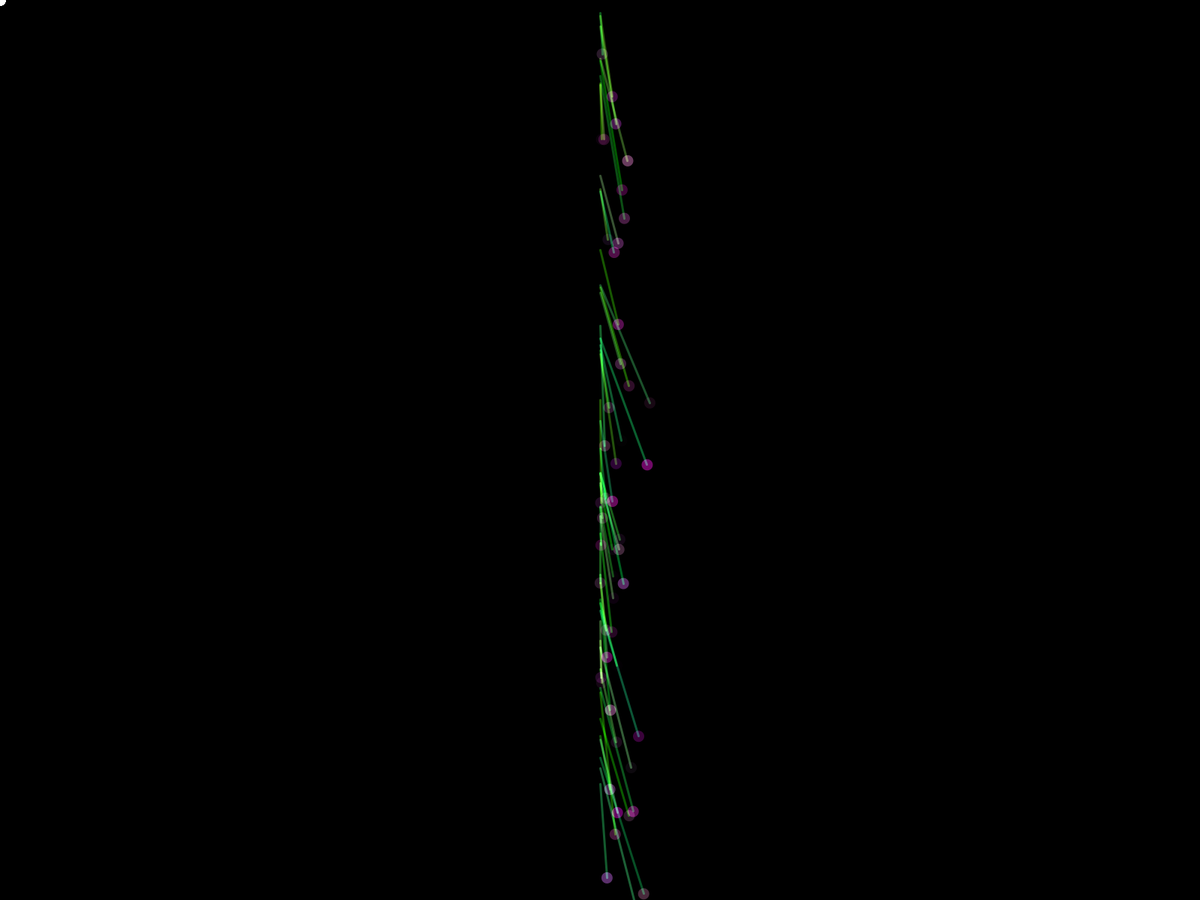
Frame 1 (no input)
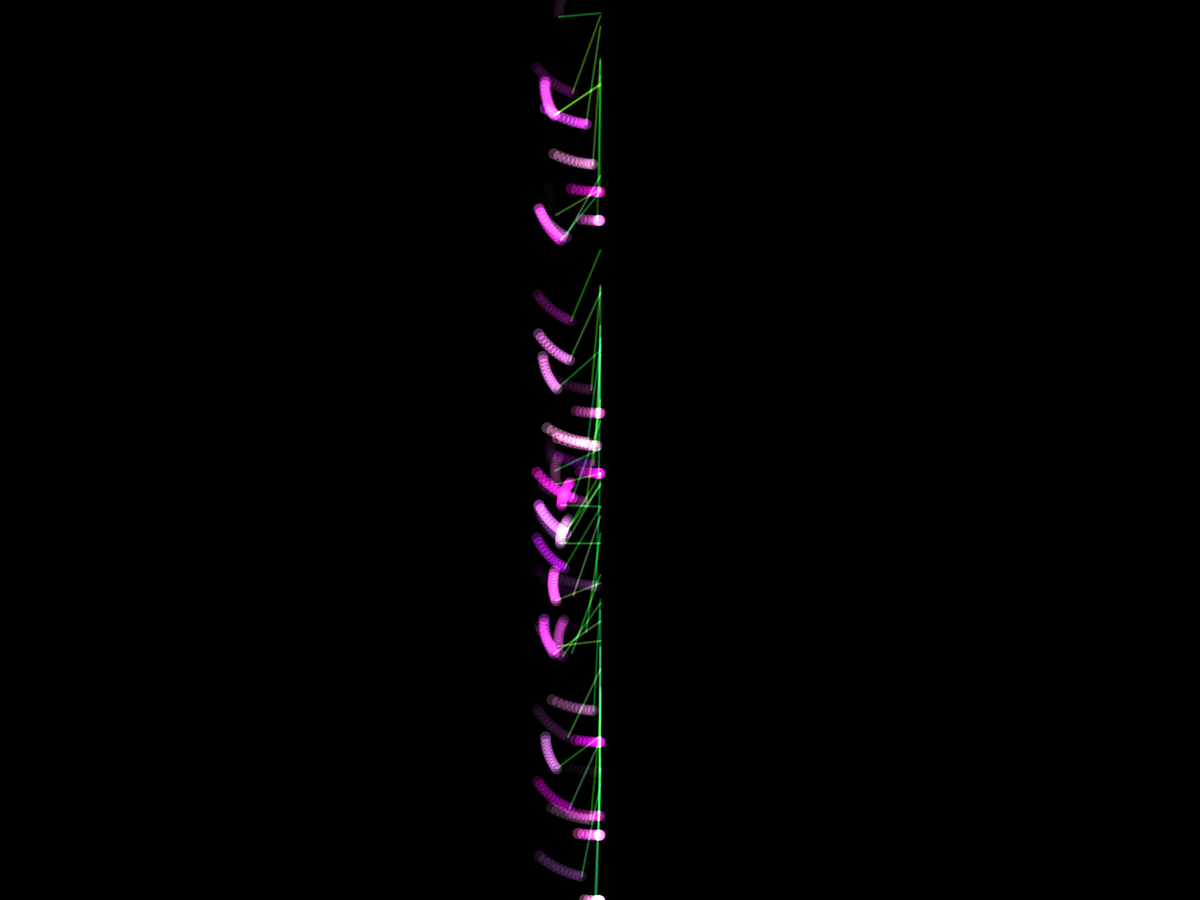
Frame 60 (the mouse pressed at the canvas centre just before this capture)
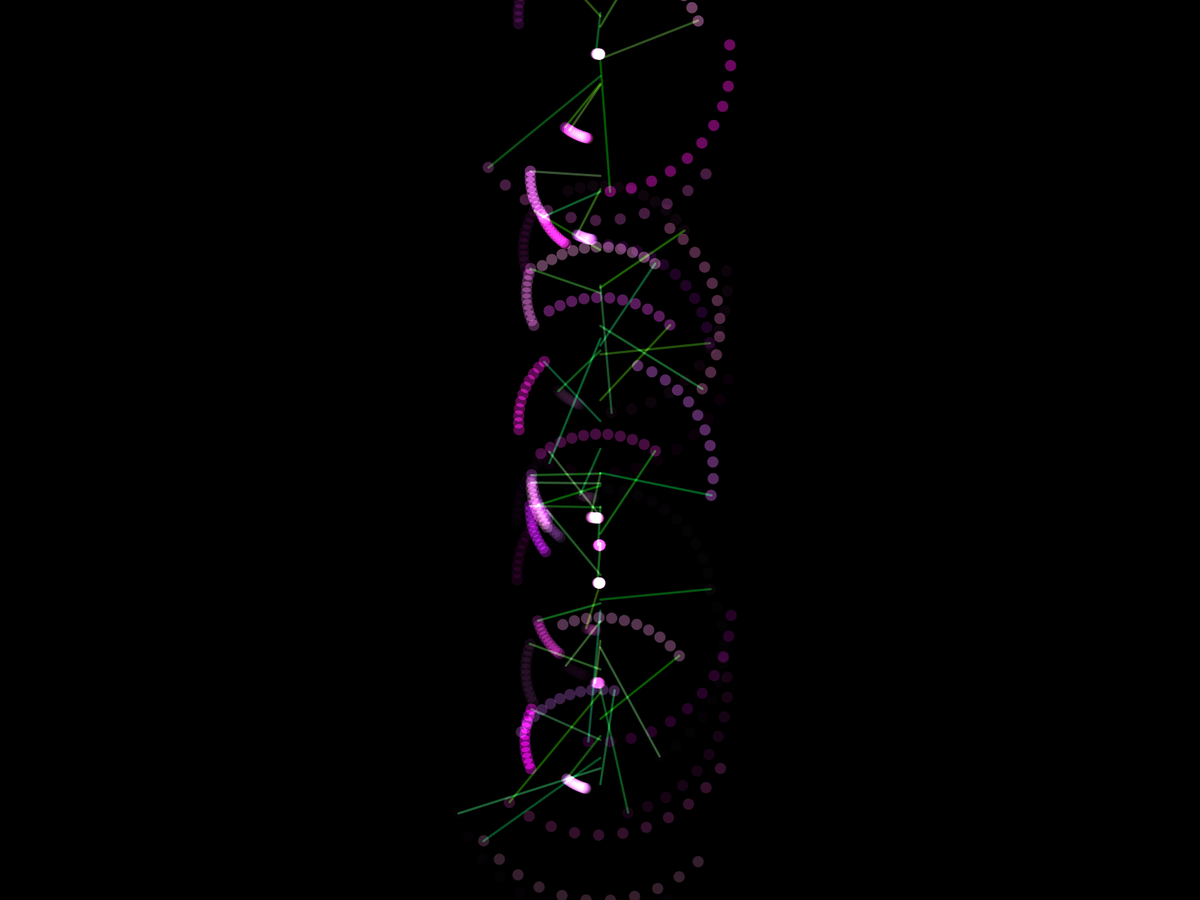
Frame 120 (the mouse held since frame 60 and released just before this capture)

The Processing sketch that drew these frames (run headless with seeded random() and noise(); from frame 60 on, the mouse is pressed at the canvas centre):

// Processing sketch: Sketch_18
// ── Sketch_18.pde
class scia{
  float x,y;
 scia (float x_,float y_) {
    x = x_;
    y = y_;
  }
  void run() {
   noStroke();
    ellipse(x,y,15,15);
  }
}
class pendulum {
  float theta,thetaMax, l,g, t;
  float x, y;
  float[] rgb  = {random(0,150),random(200,250),random(0,150)};
   float[] rgb2  = {random(200,250),random(0,150),random(200,250)};
   ArrayList<scia> a = new ArrayList();
  pendulum(float x_, float y_) {
    x = x_;
    y = y_;
    theta = 0;
    thetaMax = radians(360);
    l = 50 + random(150);
    g = 200;
    t = random(4.);
    for (int i = 0; 10 > i; i++) {
      a.add(new scia(0,0));
    }
    
  }
  void run() {
   
    theta = thetaMax * sin( radians(sqrt(l/g) * t) );
    stroke(rgb[0],rgb[1],rgb[2],100);
    strokeWeight (3);
    
    line(x,y,x + (sin(theta) * l), y + (cos(theta) * l) );
    fill(rgb2[0],rgb2[1],rgb2[2],random(120));
     for (int i = 0; a.size() > i; i++) {
      a.get(i).run();
    }
    a.remove(0);
    a.add(new scia(x+ (sin(theta) * l),y+ (cos(theta) * l)));
    ellipse(x + (sin(theta) * l),y + (cos(theta) * l),15,15);
    t+= 1.6;
    
  }
}

ArrayList<pendulum> a = new ArrayList();
void setup() {
  
 fullScreen();
  float w = width/2;
  for (int i = 0; 50 > i; i++) {
    
    a.add(new pendulum(w,random(height-100)));
    
  }
}
float r = 0.8;
void draw() {
  background(0);
blendMode(ADD);
  
  for (int i = 0; a.size() > i; i++) {
  a.get(i).run();
  }
}
